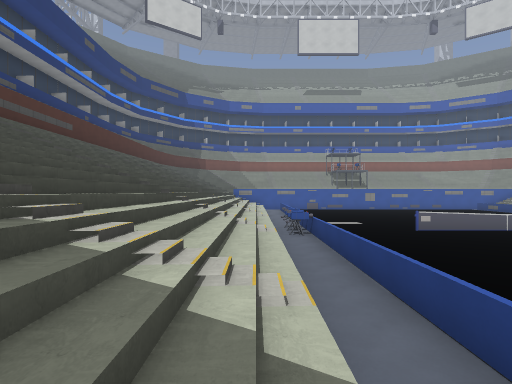
[1] (above)

24 first-person views from a walk through a level from a Godot 3-D game. The camera is 1.3 m above the floor, looks level and sees 80° across. The floor is counted in squares, 2 m on a side. Each view is taken from the middle of a square. On the plan, view 1 faces up. The plan holds only what a view shows up to about 10 squares ahead; the rest is blank. The place goes on beyond the plan. Some surface patterns are stand-ins.

[2]
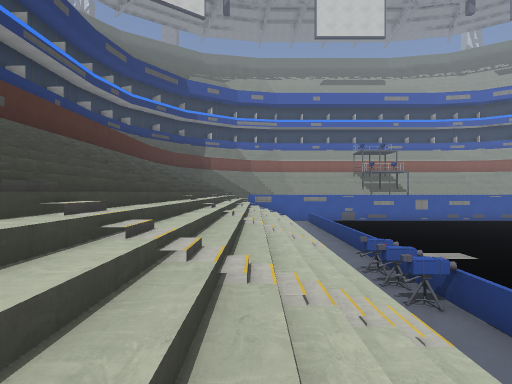

[3]
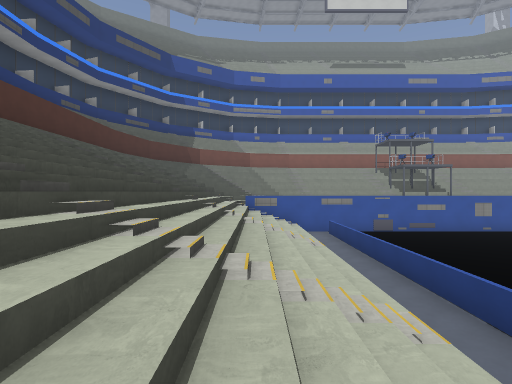

[4]
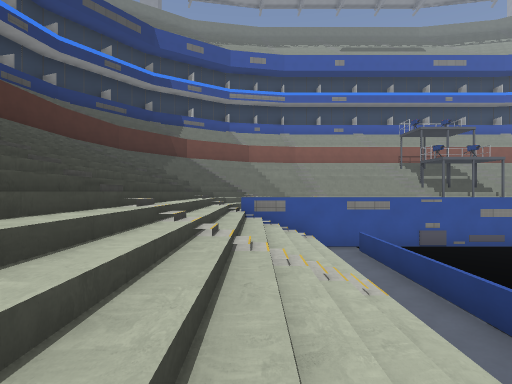

[5]
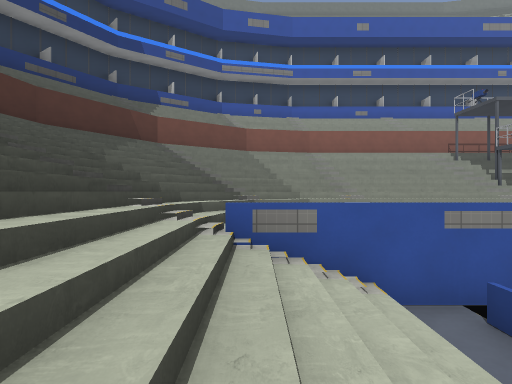

[6]
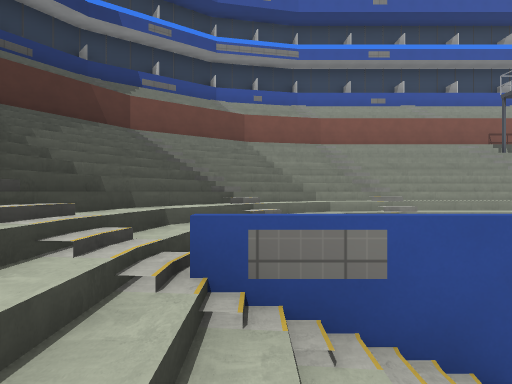

[7]
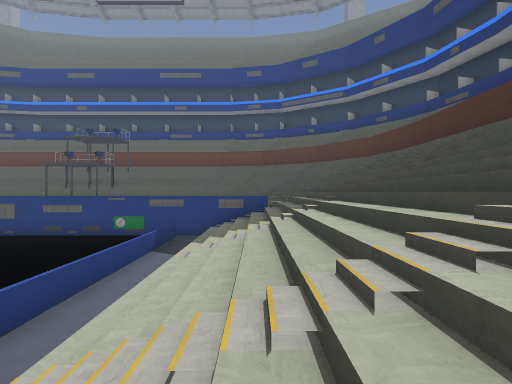

[8]
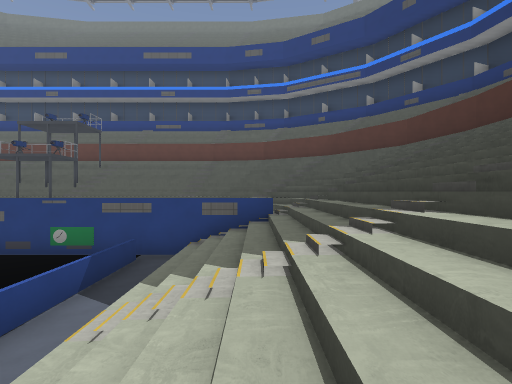

[9]
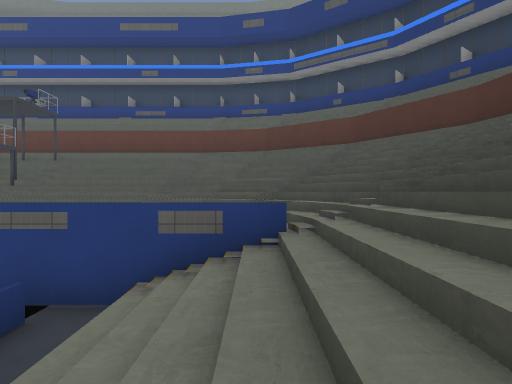

[10]
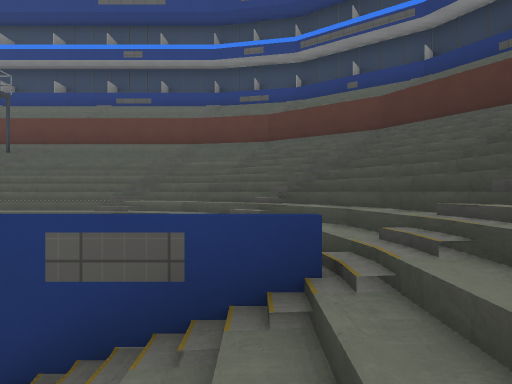

[11]
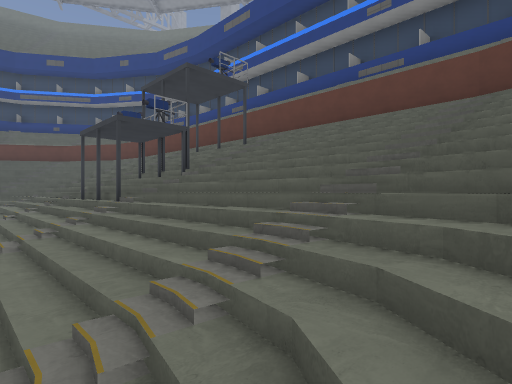

[12]
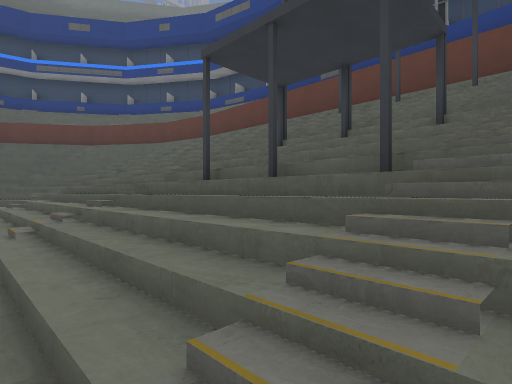

[13]
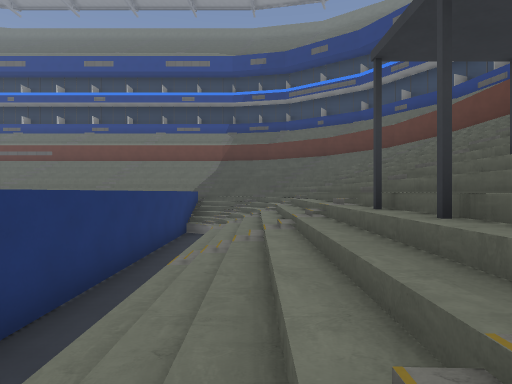

[14]
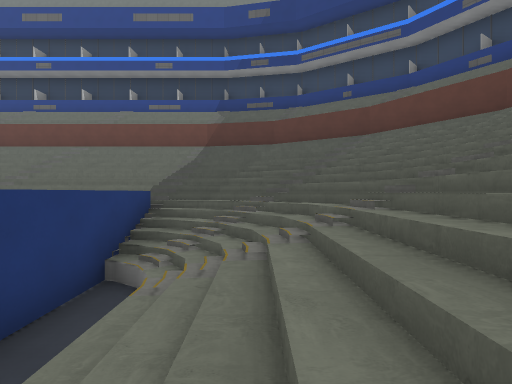

[15]
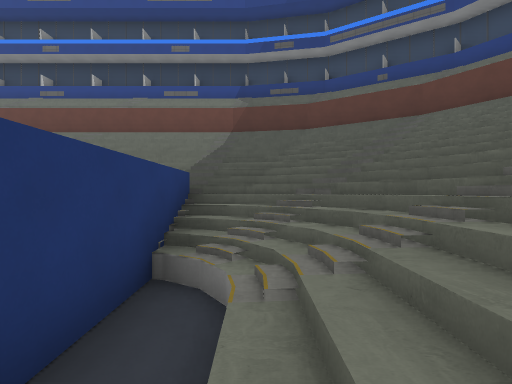

[16]
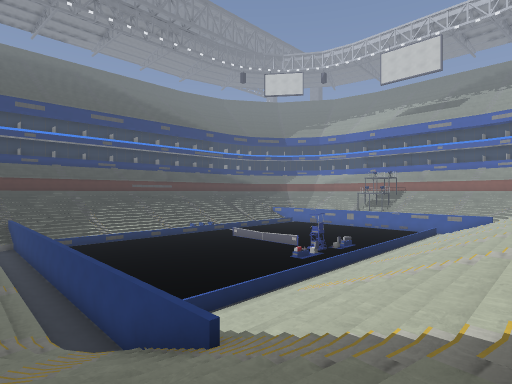

[17]
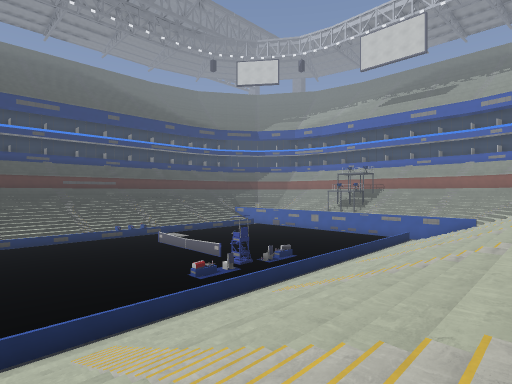

[18]
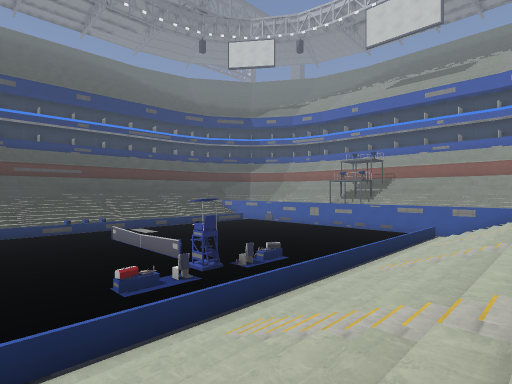

[19]
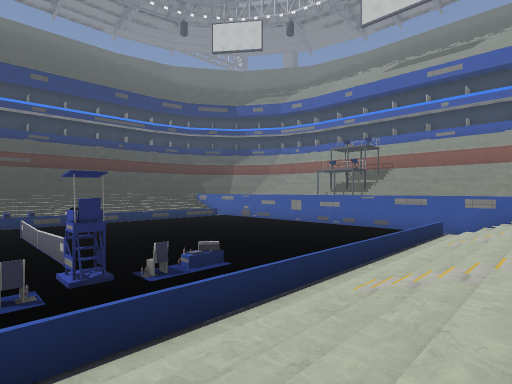

[20]
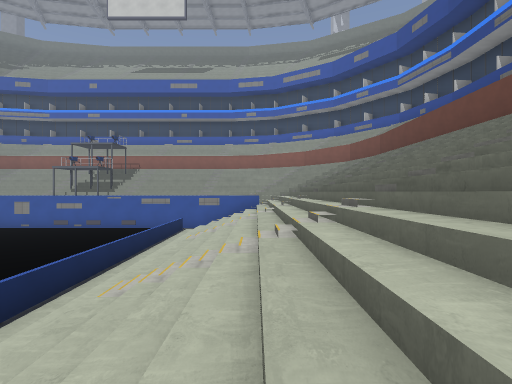

[21]
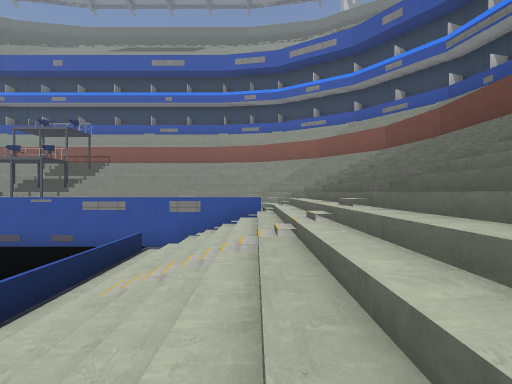

[22]
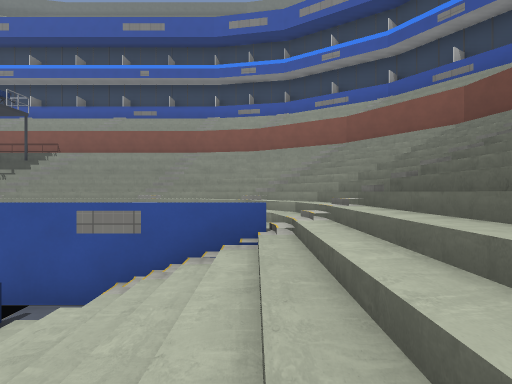

[23]
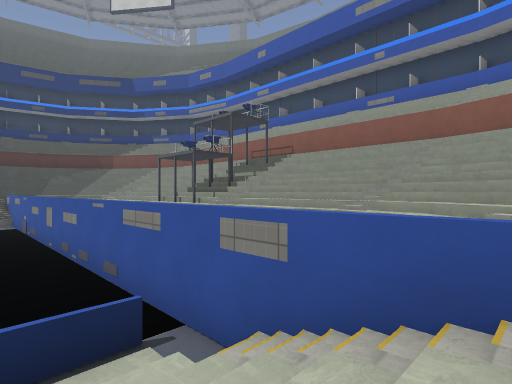

[24]
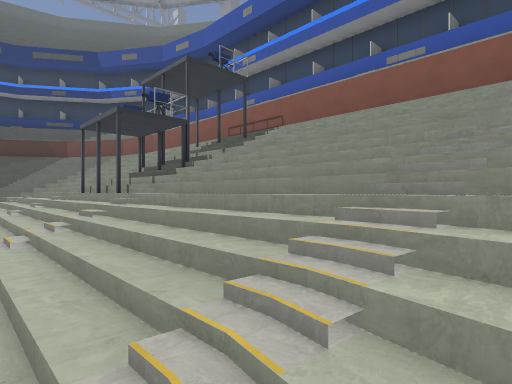

### Floor plan
Key: @ floor where view 1 was taken; # wall or solid block; . main floor; : floor 0.25 m higher than the main floor; + floor 0.5 m higher than the main floor; * floor 0.75 m higher than the main floor; % floor 1 m higher than the main floor; & floor 1.25 m higher than the main floor; / step, stairs or slope; = window, fence, low wall or low ledge; ^ raised ledge; v drop or lower ground; C clock; B bag; H chair.
Columns run from 7 left of view 1 to 21 right of it. Each row starts with its distance up from view 1.
 27        ################
 26      #^////////////////
 25    #^//////// # /////////##
 24   ##////////// ///////////##
 23  ##////////////////////////##
 22  #///////////=v=////////////#
 21  ^/////  %%%%%%%%%%%&&//////#
 20  ^/////         ////// /////#
 19 #/////=#################////^
 18 #/////&*== ........ =:*&////^
 17 #/////&*==..........#:*&////^
 16 #/////&*==.... .....#:*&////^
 15 #///////==...   ....#:*/////^
 14 #/////&*==..... ....#:*&////^
 13 #/////&*==..........#:*&////^
 12 #/////&*==..........#:*&////
 11 #///////==..........#:*////
 10 #/////&/==........B.#:*&///
  9 #/////&*#=.#=====HH.#:*&//
  8 #/////&*#=.#=====HH.#:*&//
  7  /////&/==........ .#:*&//
  6   //////==........B.#:*////
  5    ///&*==..........#:*&/// ^
  4   ////&*==.    .....#:*&////^
  3  /////&*==.   ......#:*&////^
  2 #///////==..  ......#:*/////^
  1 #/////&*==...    ...#:*&////^
  0 #/////&@==....   ...#:*&////^
 -1 #/////&*==  ...       *&////^
 -2 #/////=###C#############////^
 -3  ^//////+/////////////%/////#
 -4  ^//////%%%%%%%%%%%%&&//////#
 -5  #///////////=v=////////////#
 -6  ##////////////////////////##
 -7   #^//////////#///////////##
 -8    #^////////////////////##
 -9      #^//////###///////###
-10        #################

Where each view was taken, in squares from view 1:
view 1: 0 up, 0 right, facing up
view 2: 4 up, 1 left, facing up
view 3: 8 up, 1 left, facing up
view 4: 11 up, 1 left, facing up
view 5: 15 up, 1 left, facing up
view 6: 17 up, 1 left, facing up
view 7: 8 up, 1 left, facing down
view 8: 5 up, 1 left, facing down
view 9: 2 up, 1 left, facing down
view 10: 0 up, 1 left, facing down
view 11: 3 down, 0 right, facing down-right
view 12: 3 down, 5 right, facing down-right
view 13: 4 down, 5 right, facing right
view 14: 4 down, 10 right, facing right
view 15: 3 down, 11 right, facing right
view 16: 4 down, 19 right, facing up-left
view 17: 1 up, 19 right, facing up-left
view 18: 4 up, 17 right, facing up-left
view 19: 7 up, 16 right, facing up-left
view 20: 7 up, 16 right, facing up
view 21: 11 up, 16 right, facing up
view 22: 15 up, 16 right, facing up
view 23: 17 up, 16 right, facing up-left
view 24: 20 up, 14 right, facing up-left
